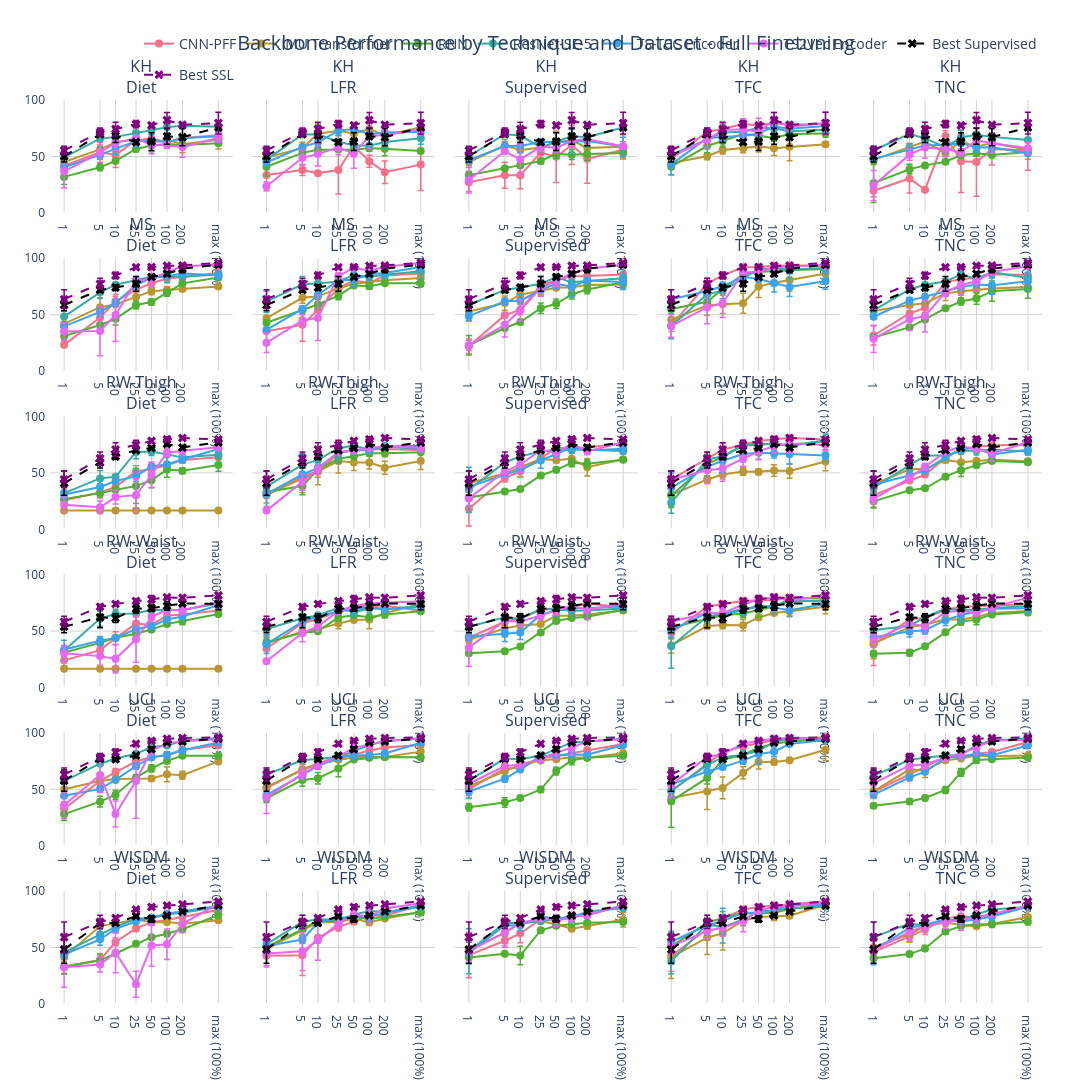

The cell this chart's notebook holds for it:
### Code cell
import plotly.graph_objects as go
from plotly.subplots import make_subplots
import seaborn as sns

def get_backbone_palette_plotly(df):
    """Create a Plotly-compatible color palette for backbones"""
    unique_backbones = df['Backbone'].unique()
    palette = sns.color_palette("husl", len(unique_backbones))
    return {backbone: f'rgb({int(r*255)},{int(g*255)},{int(b*255)})' 
            for backbone, (r, g, b) in zip(unique_backbones, palette)}

def plot_technique_backbones_with_supervised(df):
    # Get Plotly-compatible color palette
    backbone_palette = get_backbone_palette_plotly(df)
    
    # Get unique datasets and techniques
    datasets = sorted(df['Dataset'].unique())
    techniques = sorted(df['Technique'].unique())
    
    # Get best supervised and SSL
    best_supervised = df[df['Technique'] == 'Supervised']
    best_supervised = best_supervised.loc[best_supervised.groupby(['Dataset', 'Data_Percentage'])['Mean'].idxmax()]

    best_ssl = df[df['Technique'] != 'Supervised']
    best_ssl = best_ssl.loc[best_ssl.groupby(['Dataset', 'Data_Percentage'])['Mean'].idxmax()]
    
    # Create subplots
    fig = make_subplots(
        rows=len(datasets), 
        cols=len(techniques),
        subplot_titles=[f"{d}<br>{t}" for d in datasets for t in techniques],
        shared_yaxes=True,
        vertical_spacing=0.05,
        horizontal_spacing=0.02
    )
    
    # Plot each dataset-technique combination
    for i, dataset in enumerate(datasets):
        for j, tech in enumerate(techniques):
            # Get all backbones for this technique-dataset combination
            tech_df = df[(df['Dataset'] == dataset) & (df['Technique'] == tech)]
            
            # Plot each backbone curve
            for backbone in tech_df['Backbone'].unique():
                backbone_df = tech_df[tech_df['Backbone'] == backbone].sort_values('Data_Percentage')
                # display(backbone_df)
                
                fig.add_trace(
                    go.Scatter(
                        x=backbone_df['Data_Percentage'],
                        y=backbone_df['Mean'],
                        mode='lines+markers',
                        name=backbone,
                        line=dict(color=backbone_palette[backbone]),
                        marker=dict(symbol='circle', size=8),
                        error_y=dict(
                            type='data',
                            array=backbone_df['Std'],
                            visible=True,
                            color=backbone_palette[backbone],
                            thickness=1.5,
                            width=3
                        ),
                        legendgroup=backbone,
                        showlegend=(i == 0 and j == 0),
                        # Use customdata to pass additional values to hover template
                        customdata=backbone_df[['Std']],
                        hovertemplate=(
                            f"<b>Dataset:</b> {dataset}<br>"
                            f"<b>Technique:</b> {tech}<br>"
                            f"<b>Backbone:</b> {backbone}<br>"
                            f"<b>Samples per Class:</b> %{{x}}<br>"
                            f"<b>Accuracy:</b> %{{y:.1f}}%<br>"
                            f"<b>Std:</b> ±%{{customdata[0]:.1f}}%<extra></extra>"
                        )
                    ),
                    row=i+1, col=j+1
                )
            
            # Add best supervised curve
            sup_df = best_supervised[best_supervised['Dataset'] == dataset].sort_values('Data_Percentage')
            if not sup_df.empty:
                fig.add_trace(
                    go.Scatter(
                        x=sup_df['Data_Percentage'],
                        y=sup_df['Mean'],
                        mode='lines+markers',
                        name="Best Supervised",
                        line=dict(color='black', dash='dash'),
                        marker=dict(symbol='x', size=8),
                        error_y=dict(
                            type='data',
                            array=sup_df['Std'],
                            visible=True,
                            color='black',
                            thickness=1.5,
                            width=3
                        ),
                        showlegend=(i == 0 and j == 0),
                        # Add customdata for hover information
                        customdata=sup_df[['Std', 'Backbone']],  # Include Backbone for supervised too
                        hovertemplate=(
                            "<b>Best Supervised</b><br>"
                            f"<b>Samples per Class:</b> %{{x}}<br>"
                            f"<b>Accuracy:</b> %{{y:.1f}}%<br>"
                            f"<b>Std:</b> ±%{{customdata[0]:.1f}}%<br>"
                            f"<b>Backbone:</b> %{{customdata[1]}}<extra></extra>"
                        )
                    ),
                    row=i+1, col=j+1
                )
            
            # Add best SSL curve
            ssl_df = best_ssl[best_ssl['Dataset'] == dataset].sort_values('Data_Percentage')
            if not ssl_df.empty:
                fig.add_trace(
                    go.Scatter(
                        x=ssl_df['Data_Percentage'],
                        y=ssl_df['Mean'],
                        mode='lines+markers',
                        name="Best SSL",
                        line=dict(color='purple', dash='dash'),
                        marker=dict(symbol='x', size=8),
                        error_y=dict(
                            type='data',
                            array=ssl_df['Std'],
                            visible=True,
                            color='purple',
                            thickness=1.5,
                            width=3
                        ),
                        showlegend=(i == 0 and j == 0),
                        # Pass multiple custom values for SSL hover
                        customdata=ssl_df[['Std', 'Technique', 'Backbone']],
                        hovertemplate=(
                            "<b>Best SSL</b><br>"
                            f"<b>Samples per Class:</b> %{{x}}<br>"
                            f"<b>Accuracy:</b> %{{y:.1f}}%<br>"
                            f"<b>Std:</b> ±%{{customdata[0]:.1f}}%<br>"
                            f"<b>Technique:</b> %{{customdata[1]}}<br>"
                            f"<b>Backbone:</b> %{{customdata[2]}}<extra></extra>"
                        )
                    ),
                    row=i+1, col=j+1
                )
    
    # Rest of your layout code remains the same...
    # Update layout, axes, etc.
    
    # return fig
    # Update layout
    fig.update_layout(
        title=dict(
        text="Backbone Performance by Technique and Dataset - Full Finetuning",
        font=dict(size=20),  # 🔼 Increase title font size here
        x=0.5,               # Center the title
        xanchor='center'
        ),
        height=500 * len(datasets),#250
        width=500 * len(techniques),#300
        hovermode="closest",
        legend=dict(
            orientation="h",
            yanchor="bottom",
            y=1.01,
            xanchor="right",
            x=1,
            font=dict(size=14)
        ),
        margin=dict(l=50, r=50, b=50, t=100, pad=4),
        plot_bgcolor='white'
    )
    
    # Update axes for all subplots
    for i in range(1, len(datasets)+1):
        for j in range(1, len(techniques)+1):
            fig.update_xaxes(
                type="log",
                tickvals=[1, 5, 10, 25, 50,100,200, 1000],
                ticktext=['1', '5', '10', '25', '50','100','200','max (100%)'],
                row=i, col=j
            )
            fig.update_yaxes(
                range=[0, 100],
                row=i, col=j
            )
            # Add grid lines
            fig.update_xaxes(showgrid=True, gridwidth=1, gridcolor='LightGrey', row=i, col=j)
            fig.update_yaxes(showgrid=True, gridwidth=1, gridcolor='LightGrey', row=i, col=j)
    
    # Add annotations
    # fig.add_annotation(
    #     x=0.5, y=1.1,
    #     xref="paper", yref="paper",
    #     text="Each subplot shows all backbones for a technique compared to the best supervised baseline",
    #     showarrow=False,
    #     font=dict(size=12)
    # )
    
    return fig

# Generate and show the plot
fig = plot_technique_backbones_with_supervised(best_perf_ft)
fig.show()
fig.write_image("backbones_vs_supervised_ft_lr4_lr3_seed.png")
fig.write_html("backbones_vs_supervised_ft_lr4_lr3_seed.html")
